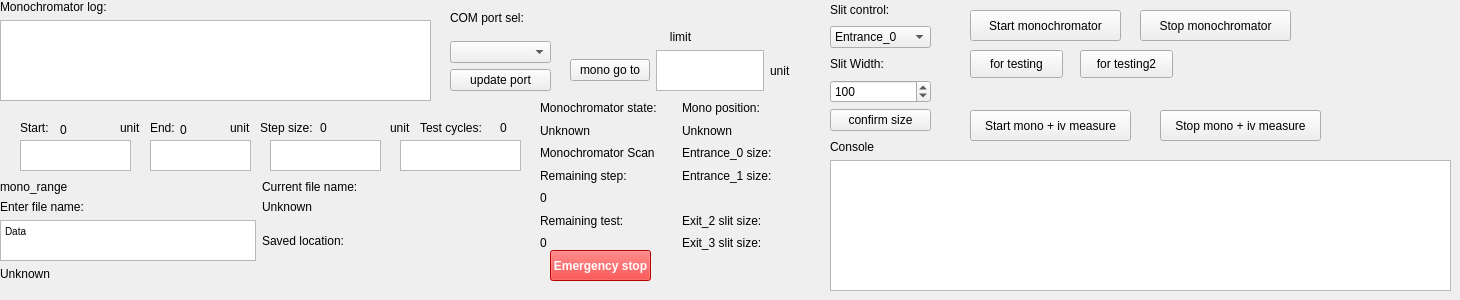
      <widget class="QWidget" name="tab">
       <attribute name="title">
        <string>Mono</string>
       </attribute>
       <widget class="QWidget" name="widget_2" native="true">
        <property name="geometry">
         <rect>
          <x>540</x>
          <y>100</y>
          <width>271</width>
          <height>151</height>
         </rect>
        </property>
        <layout class="QGridLayout" name="gridLayout" columnstretch="2,1,3">
         <item row="2" column="0" colspan="2">
          <widget class="QLabel" name="label_15">
           <property name="text">
            <string>Monochromator Scan</string>
           </property>
          </widget>
         </item>
         <item row="4" column="0">
          <widget class="QLabel" name="label_16">
           <property name="text">
            <string>Remaining step:</string>
           </property>
          </widget>
         </item>
         <item row="1" column="2">
          <widget class="QLabel" name="mono_pos_label">
           <property name="text">
            <string>Unknown</string>
           </property>
          </widget>
         </item>
         <item row="1" column="0" colspan="2">
          <widget class="QLabel" name="mono_program_state_label">
           <property name="text">
            <string>Unknown</string>
           </property>
          </widget>
         </item>
         <item row="0" column="0" colspan="2">
          <widget class="QLabel" name="label_9">
           <property name="text">
            <string>Monochromator state:</string>
           </property>
          </widget>
         </item>
         <item row="0" column="2">
          <widget class="QLabel" name="label_23">
           <property name="text">
            <string>Mono position:</string>
           </property>
          </widget>
         </item>
         <item row="6" column="0">
          <widget class="QLabel" name="label_20">
           <property name="text">
            <string>Remaining test:</string>
           </property>
          </widget>
         </item>
         <item row="6" column="2">
          <widget class="QLabel" name="exit_2_slit_size_label">
           <property name="text">
            <string>Exit_2 slit size:</string>
           </property>
          </widget>
         </item>
         <item row="7" column="2">
          <widget class="QLabel" name="exit_slit_size_label">
           <property name="text">
            <string>Exit_3 slit size:</string>
           </property>
          </widget>
         </item>
         <item row="4" column="2">
          <widget class="QLabel" name="entrance_1_slit_size_label">
           <property name="text">
            <string>Entrance_1 size:</string>
           </property>
          </widget>
         </item>
         <item row="2" column="2">
          <widget class="QLabel" name="entrance_slit_size_label">
           <property name="text">
            <string>Entrance_0 size:</string>
           </property>
          </widget>
         </item>
         <item row="5" column="0">
          <widget class="QLabel" name="mono_scan_remaing_step_label">
           <property name="text">
            <string>0</string>
           </property>
          </widget>
         </item>
         <item row="7" column="0">
          <widget class="QLabel" name="mono_scan_remaing_test_label">
           <property name="text">
            <string>0</string>
           </property>
          </widget>
         </item>
        </layout>
       </widget>
       <widget class="QPushButton" name="emergenency_stop_botton">
        <property name="geometry">
         <rect>
          <x>550</x>
          <y>250</y>
          <width>101</width>
          <height>31</height>
         </rect>
        </property>
        <property name="styleSheet">
         <string notr="true">background-color: red;
        color: white;
        font-weight: bold;</string>
        </property>
        <property name="text">
         <string>Emergency stop</string>
        </property>
       </widget>
       <widget class="QLabel" name="filename_label">
        <property name="geometry">
         <rect>
          <x>80</x>
          <y>220</y>
          <width>51</width>
          <height>16</height>
         </rect>
        </property>
        <property name="text">
         <string/>
        </property>
       </widget>
       <widget class="QWidget" name="widget_3" native="true">
        <property name="geometry">
         <rect>
          <x>830</x>
          <y>0</y>
          <width>101</width>
          <height>131</height>
         </rect>
        </property>
        <layout class="QVBoxLayout" name="verticalLayout_3">
         <item>
          <widget class="QLabel" name="label_17">
           <property name="text">
            <string>Slit control:</string>
           </property>
          </widget>
         </item>
         <item>
          <widget class="QComboBox" name="mono_slit_select_comboBox">
           <item>
            <property name="text">
             <string>Entrance_0</string>
            </property>
           </item>
           <item>
            <property name="text">
             <string>Entrance_1</string>
            </property>
           </item>
           <item>
            <property name="text">
             <string>Exit_2</string>
            </property>
           </item>
           <item>
            <property name="text">
             <string>Exit_3</string>
            </property>
           </item>
          </widget>
         </item>
         <item>
          <widget class="QLabel" name="label_21">
           <property name="text">
            <string>Slit Width:</string>
           </property>
          </widget>
         </item>
         <item>
          <widget class="QSpinBox" name="mono_slit_size_select_spinBox">
           <property name="maximum">
            <number>2000</number>
           </property>
           <property name="value">
            <number>100</number>
           </property>
          </widget>
         </item>
         <item>
          <widget class="QPushButton" name="mono_confirm_slit_size_button">
           <property name="text">
            <string>confirm size</string>
           </property>
          </widget>
         </item>
        </layout>
       </widget>
       <widget class="QWidget" name="widget_4" native="true">
        <property name="geometry">
         <rect>
          <x>570</x>
          <y>30</y>
          <width>221</width>
          <height>61</height>
         </rect>
        </property>
        <layout class="QGridLayout" name="gridLayout_2">
         <item row="1" column="1">
          <widget class="QTextEdit" name="mono_pos_input"/>
         </item>
         <item row="1" column="2">
          <widget class="QLabel" name="unit_label_4">
           <property name="text">
            <string>unit</string>
           </property>
          </widget>
         </item>
         <item row="1" column="0">
          <widget class="QPushButton" name="mono_goto_button">
           <property name="text">
            <string>mono go to</string>
           </property>
          </widget>
         </item>
         <item row="0" column="0" colspan="3">
          <widget class="QLabel" name="position_limit_label">
           <property name="text">
            <string>limit</string>
           </property>
           <property name="alignment">
            <set>Qt::AlignCenter</set>
           </property>
          </widget>
         </item>
        </layout>
       </widget>
       <widget class="QWidget" name="widget_5" native="true">
        <property name="geometry">
         <rect>
          <x>450</x>
          <y>0</y>
          <width>101</width>
          <height>91</height>
         </rect>
        </property>
        <layout class="QVBoxLayout" name="verticalLayout_4">
         <item>
          <widget class="QLabel" name="label_10">
           <property name="text">
            <string>COM port sel:</string>
           </property>
          </widget>
         </item>
         <item>
          <widget class="QComboBox" name="com_port_comboBox"/>
         </item>
         <item>
          <widget class="QPushButton" name="update_port_button">
           <property name="text">
            <string>update port</string>
           </property>
          </widget>
         </item>
        </layout>
       </widget>
       <widget class="QWidget" name="widget_6" native="true">
        <property name="geometry">
         <rect>
          <x>0</x>
          <y>0</y>
          <width>431</width>
          <height>101</height>
         </rect>
        </property>
        <layout class="QGridLayout" name="gridLayout_3">
         <item row="2" column="0">
          <widget class="QTextBrowser" name="mono_powermeter_log"/>
         </item>
         <item row="1" column="0">
          <widget class="QLabel" name="label">
           <property name="text">
            <string>Monochromator log:</string>
           </property>
          </widget>
         </item>
        </layout>
       </widget>
       <widget class="QWidget" name="widget_8" native="true">
        <property name="geometry">
         <rect>
          <x>0</x>
          <y>180</y>
          <width>541</width>
          <height>101</height>
         </rect>
        </property>
        <layout class="QGridLayout" name="gridLayout_5">
         <item row="0" column="0">
          <widget class="QLabel" name="mono_range_mode_label">
           <property name="text">
            <string>mono_range</string>
           </property>
          </widget>
         </item>
         <item row="1" column="0">
          <widget class="QLabel" name="label_4">
           <property name="text">
            <string>Enter file name:</string>
           </property>
          </widget>
         </item>
         <item row="2" column="0">
          <widget class="QTextEdit" name="filenam_input">
           <property name="sizePolicy">
            <sizepolicy hsizetype="Fixed" vsizetype="Fixed">
             <horstretch>101</horstretch>
             <verstretch>31</verstretch>
            </sizepolicy>
           </property>
           <property name="html">
            <string>&lt;!DOCTYPE HTML PUBLIC &quot;-//W3C//DTD HTML 4.0//EN&quot; &quot;http://www.w3.org/TR/REC-html40/strict.dtd&quot;&gt;
&lt;html&gt;&lt;head&gt;&lt;meta name=&quot;qrichtext&quot; content=&quot;1&quot; /&gt;&lt;style type=&quot;text/css&quot;&gt;
p, li { white-space: pre-wrap; }
&lt;/style&gt;&lt;/head&gt;&lt;body style=&quot; font-family:'MS Shell Dlg 2'; font-size:9.75pt; font-weight:400; font-style:normal;&quot;&gt;
&lt;p style=&quot; margin-top:0px; margin-bottom:0px; margin-left:0px; margin-right:0px; -qt-block-indent:0; text-indent:0px;&quot;&gt;&lt;span style=&quot; font-size:7.8pt;&quot;&gt;Data&lt;/span&gt;&lt;/p&gt;&lt;/body&gt;&lt;/html&gt;</string>
           </property>
          </widget>
         </item>
         <item row="1" column="1">
          <widget class="QLabel" name="current_filename_label">
           <property name="text">
            <string>Unknown</string>
           </property>
          </widget>
         </item>
         <item row="0" column="1">
          <widget class="QLabel" name="label_5">
           <property name="text">
            <string>Current file name:</string>
           </property>
          </widget>
         </item>
         <item row="3" column="0" colspan="2">
          <widget class="QLabel" name="file_location_label">
           <property name="text">
            <string>Unknown</string>
           </property>
          </widget>
         </item>
         <item row="2" column="1">
          <widget class="QLabel" name="file_location_label_2">
           <property name="text">
            <string>Saved location:</string>
           </property>
          </widget>
         </item>
        </layout>
       </widget>
       <widget class="QWidget" name="widget_9" native="true">
        <property name="geometry">
         <rect>
          <x>0</x>
          <y>100</y>
          <width>541</width>
          <height>81</height>
         </rect>
        </property>
        <widget class="QTextEdit" name="mono_start_pos_input">
         <property name="geometry">
          <rect>
           <x>20</x>
           <y>40</y>
           <width>111</width>
           <height>31</height>
          </rect>
         </property>
        </widget>
        <widget class="QTextEdit" name="mono_end_pos_input">
         <property name="geometry">
          <rect>
           <x>150</x>
           <y>40</y>
           <width>101</width>
           <height>31</height>
          </rect>
         </property>
        </widget>
        <widget class="QLabel" name="label_7">
         <property name="geometry">
          <rect>
           <x>150</x>
           <y>20</y>
           <width>31</width>
           <height>16</height>
          </rect>
         </property>
         <property name="text">
          <string>End:</string>
         </property>
        </widget>
        <widget class="QLabel" name="label_11">
         <property name="geometry">
          <rect>
           <x>420</x>
           <y>20</y>
           <width>71</width>
           <height>16</height>
          </rect>
         </property>
         <property name="text">
          <string>Test cycles:</string>
         </property>
        </widget>
        <widget class="QLabel" name="unit_label_2">
         <property name="geometry">
          <rect>
           <x>230</x>
           <y>20</y>
           <width>21</width>
           <height>16</height>
          </rect>
         </property>
         <property name="text">
          <string>unit</string>
         </property>
        </widget>
        <widget class="QLabel" name="stepsize_mono_pos_label">
         <property name="geometry">
          <rect>
           <x>320</x>
           <y>20</y>
           <width>51</width>
           <height>16</height>
          </rect>
         </property>
         <property name="text">
          <string>0</string>
         </property>
        </widget>
        <widget class="QLabel" name="unit_label">
         <property name="geometry">
          <rect>
           <x>120</x>
           <y>20</y>
           <width>21</width>
           <height>16</height>
          </rect>
         </property>
         <property name="text">
          <string>unit</string>
         </property>
        </widget>
        <widget class="QLabel" name="label_6">
         <property name="geometry">
          <rect>
           <x>20</x>
           <y>20</y>
           <width>41</width>
           <height>16</height>
          </rect>
         </property>
         <property name="text">
          <string>Start:</string>
         </property>
        </widget>
        <widget class="QLabel" name="test_cycles_label">
         <property name="geometry">
          <rect>
           <x>500</x>
           <y>20</y>
           <width>31</width>
           <height>16</height>
          </rect>
         </property>
         <property name="text">
          <string>0</string>
         </property>
        </widget>
        <widget class="QLabel" name="end_mono_pos_label">
         <property name="geometry">
          <rect>
           <x>180</x>
           <y>20</y>
           <width>51</width>
           <height>20</height>
          </rect>
         </property>
         <property name="text">
          <string>0</string>
         </property>
        </widget>
        <widget class="QTextEdit" name="mono_stepsize_input">
         <property name="geometry">
          <rect>
           <x>270</x>
           <y>40</y>
           <width>111</width>
           <height>31</height>
          </rect>
         </property>
        </widget>
        <widget class="QLabel" name="start_mono_pos_label">
         <property name="geometry">
          <rect>
           <x>60</x>
           <y>20</y>
           <width>51</width>
           <height>20</height>
          </rect>
         </property>
         <property name="text">
          <string>0</string>
         </property>
        </widget>
        <widget class="QLabel" name="label_8">
         <property name="geometry">
          <rect>
           <x>260</x>
           <y>20</y>
           <width>55</width>
           <height>16</height>
          </rect>
         </property>
         <property name="text">
          <string>Step size:</string>
         </property>
        </widget>
        <widget class="QLabel" name="unit_label_3">
         <property name="geometry">
          <rect>
           <x>390</x>
           <y>20</y>
           <width>21</width>
           <height>16</height>
          </rect>
         </property>
         <property name="text">
          <string>unit</string>
         </property>
        </widget>
        <widget class="QTextEdit" name="mono_test_cycle_input">
         <property name="geometry">
          <rect>
           <x>400</x>
           <y>40</y>
           <width>121</width>
           <height>31</height>
          </rect>
         </property>
        </widget>
        <widget class="QSpinBox" name="mono_wl_spinbox">
         <property name="geometry">
          <rect>
           <x>270</x>
           <y>40</y>
           <width>101</width>
           <height>31</height>
          </rect>
         </property>
         <property name="minimum">
          <number>1</number>
         </property>
         <property name="maximum">
          <number>500</number>
         </property>
        </widget>
        <zorder>mono_wl_spinbox</zorder>
        <zorder>mono_stepsize_input</zorder>
        <zorder>mono_start_pos_input</zorder>
        <zorder>mono_end_pos_input</zorder>
        <zorder>label_7</zorder>
        <zorder>label_11</zorder>
        <zorder>unit_label_2</zorder>
        <zorder>stepsize_mono_pos_label</zorder>
        <zorder>unit_label</zorder>
        <zorder>label_6</zorder>
        <zorder>test_cycles_label</zorder>
        <zorder>end_mono_pos_label</zorder>
        <zorder>start_mono_pos_label</zorder>
        <zorder>label_8</zorder>
        <zorder>unit_label_3</zorder>
        <zorder>mono_test_cycle_input</zorder>
       </widget>
       <widget class="QPushButton" name="test_button">
        <property name="geometry">
         <rect>
          <x>970</x>
          <y>50</y>
          <width>93</width>
          <height>28</height>
         </rect>
        </property>
        <property name="text">
         <string>for testing</string>
        </property>
       </widget>
       <widget class="QPushButton" name="test_button2">
        <property name="geometry">
         <rect>
          <x>1080</x>
          <y>50</y>
          <width>93</width>
          <height>28</height>
         </rect>
        </property>
        <property name="text">
         <string>for testing2</string>
        </property>
       </widget>
       <widget class="QPushButton" name="start_mono_button">
        <property name="geometry">
         <rect>
          <x>970</x>
          <y>10</y>
          <width>151</width>
          <height>31</height>
         </rect>
        </property>
        <property name="text">
         <string>Start monochromator</string>
        </property>
       </widget>
       <widget class="QPushButton" name="stop_mono_button">
        <property name="geometry">
         <rect>
          <x>1140</x>
          <y>10</y>
          <width>151</width>
          <height>31</height>
         </rect>
        </property>
        <property name="text">
         <string>Stop monochromator</string>
        </property>
       </widget>
       <widget class="QTextBrowser" name="console_statusbox_mono">
        <property name="geometry">
         <rect>
          <x>830</x>
          <y>160</y>
          <width>621</width>
          <height>131</height>
         </rect>
        </property>
       </widget>
       <widget class="QLabel" name="label_40">
        <property name="geometry">
         <rect>
          <x>830</x>
          <y>140</y>
          <width>47</width>
          <height>13</height>
         </rect>
        </property>
        <property name="text">
         <string>Console</string>
        </property>
       </widget>
       <widget class="QPushButton" name="start_mono_iv_button">
        <property name="geometry">
         <rect>
          <x>970</x>
          <y>110</y>
          <width>161</width>
          <height>31</height>
         </rect>
        </property>
        <property name="text">
         <string>Start mono + iv measure</string>
        </property>
       </widget>
       <widget class="QPushButton" name="stop_mono_iv_button">
        <property name="geometry">
         <rect>
          <x>1160</x>
          <y>110</y>
          <width>161</width>
          <height>31</height>
         </rect>
        </property>
        <property name="text">
         <string>Stop mono + iv measure</string>
        </property>
       </widget>
      </widget>
